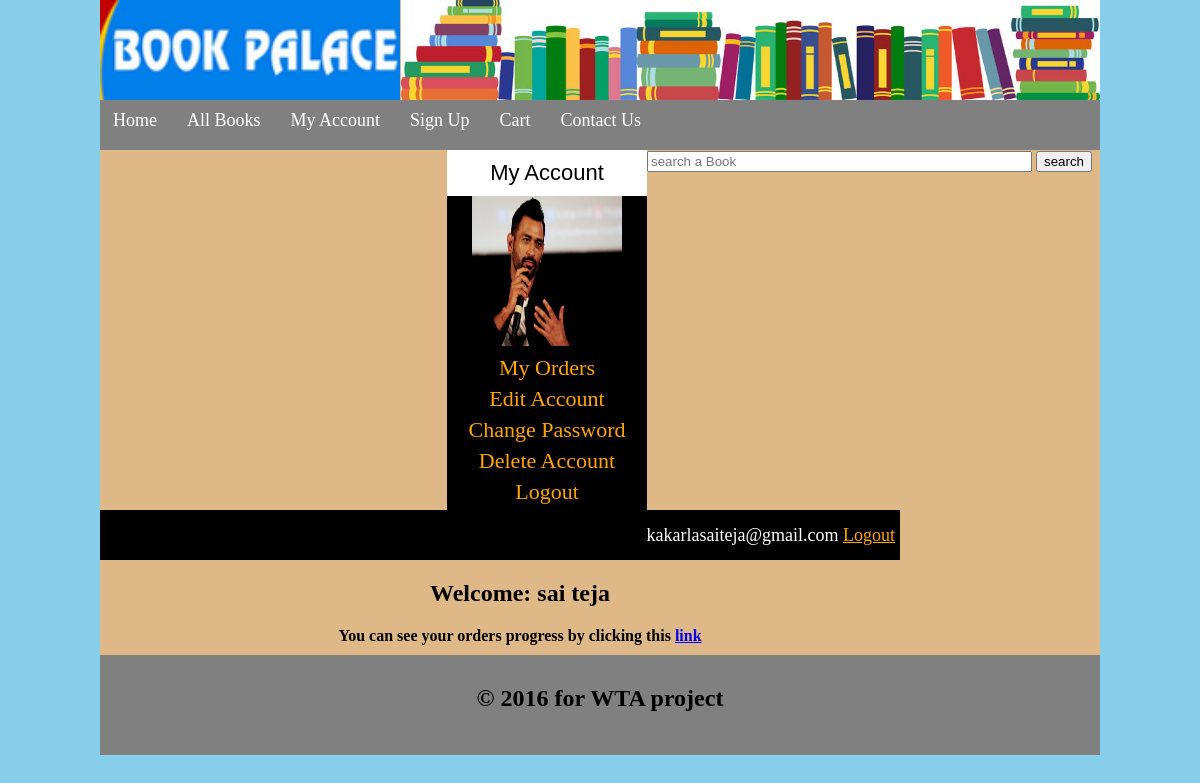
Screenshot of /customer/my_account.php (signed in) with the database file from the repository.
### tables this page shows
CREATE TABLE `customer` (
  `customer_id` int(11) NOT NULL,
  `customer_ip` varchar(255) NOT NULL,
  `customer_name` text NOT NULL,
  `customer_email` varchar(100) NOT NULL,
  `customer_pass` varchar(100) NOT NULL,
  `customer_country` text NOT NULL,
  `customer_city` text NOT NULL,
  `customer_contact` varchar(255) NOT NULL,
  `customer_image` text NOT NULL,
  `customer_address` text NOT NULL
);

### customer/my_account.php (the view, shortened to what this page needs)
<!DOCTYPE html>
<?php
include("functions/functions.php");
?>
<html>
<head>
	<link rel="stylesheet" href="styles/style.css"  media="all"/>
</head>
<body>
	<div class="main_wrapper">
		<div class="header_wrapper">
		<img id="logo" src="images/logo.png" />
		<img id="banner" src="images/books.jpg" />
		</div>
		<div class="menubar">
			<ul id="menu">
				<li><a href="../index.php">Home</a></li>
				<li><a href="../all_books.php">All Books</a></li>
				<li><a href="my_account.php">My Account</a></li>
				<li><a href="../customer_register.php">Sign Up</a></li>
				<li><a href="../cart.php">Cart</a></li>
				<li><a href="../contact_us.php">Contact Us</a></li>
			</ul>
			<div id="form">
				<form method="get" action="results.php" enctype="multipart/form-data">
					<input type="text" name="user_query" size="45" placeholder="search a Book"/>
					<input type="submit" name="search" value="search"/>
				</form>
			</div>
		</div>
		<div class="content_wrapper">
		<div id="sidebar">
			<div id="sidebar_title" style="text-align:center">My Account</div>
			<ul id="cats">
			<?php
				 $user = $_SESSION['customer_email'];
				$get_img = "select * from customer where customer_email='$user'";
				$run_img = mysqli_query($con, $get_img);
				$row_img = mysqli_fetch_array($run_img);
				$c_image = $row_img['customer_image'];
				$c_name = $row_img['customer_name'];
				echo "<p style='text-align:center;'><img src='customer_images/$c_image' width='150' height='150'/></p>";
				?>
				<li><a href="my_account.php?my_orders">My Orders</a></li>
				<li><a href="my_account.php?edit_account">Edit Account</a></li>
				<li><a href="my_account.php?change_pass">Change Password</a></li>
				<li><a href="my_account.php?delete_account">Delete Account</a></li>
				<li><a href="logout.php">Logout</a></li>
			</ul>
		</div>
		<div id="content_area">
		<div id="shopping_cart">
			<span style="float:right; font-size:18px; line-height:40px; padding:5px;">
			<?php
					if(isset($_SESSION['customer_email'])){
					echo $_SESSION['customer_email'] ;
					}
					?>
			<?php
					if(!isset($_SESSION['customer_email'])){
					echo "<a href='checkout.php' style='color:orange;'>Login</a>";
					}
					else {
					echo "<a href='logout.php' style='color:orange;'>Logout</a>";
					}
					?>
			</span>
		</div>
			<div id="book_box">
				<?php
				if(!isset($_GET['my_orders'])){
					if(!isset($_GET['edit_account'])){
						if(!isset($_GET['change_pass'])){
							if(!isset($_GET['delete_account'])){
				echo "
				<h2 style='padding:20px;'>Welcome:  $c_name </h2>
				<b>You can see your orders progress by clicking this <a href='my_account.php?my_orders'>link</a></b>";
				}
				}
				}
				}
				?>
			</div>
		</div>
		</div>
		<div id="footer">
		<h2 style="text-align:center; padding-top:30px; ">&copy; 2016 for WTA project </h2>
		</div>
	</div >
</body>
</html>

### customer/styles/style.css (style rules this page uses)
html, body, div, span, applet, object, iframe, h1, h2, h3, h4, h5, h6, p, blockquote, pre, a, abbr, acronym, address, big, cite, code, del, dfn, em, img, ins, kbd, q, s, samp, small, strike, strong, sub, sup, tt, var, b, u, i, center, dl, dt, dd, ol, ul, li, fieldset, form, label, legend, table, caption, tbody, tfoot, thead, tr, th, td, article, aside, canvas, details, embed, figure, figcaption, footer, header, hgroup, menu, nav, output, ruby, section, summary, time, mark, audio, video { margin: 0; padding: 0; border: 0; vertical-align: baseline; }
body { background:skyblue; }
.main_wrapper { width:1000px; height:auto; margin:auto; background:BurlyWood; }
.header_wrapper { width:1000px; height:100px; margin:auto; }
#logo { float:left; height:100px; width:300px; }
#banner { float:right; width:699px; height:100px; }
.menubar { width:1000px; height:50px; background:gray; color:white; }
#menu { padding:0; margin:0; line-height:40px; float:left; }
#menu li { list-style:none; display:inline; }
#menu a { text-decoration:none; color:white; padding:8px; margin:5px; font-size:18px; font-family:COMIC SANS MS; }
#form { float:right; padding-right:8px; line-height:40px; }
.content_wrapper { width:1000px; height:auto; margin:auto; background:BurlyWood; }
#content_area { width:800px; float:left; background:BurlyWood; }
#sidebar { width:200px; background:black; float:right; }
#sidebar_title { background:white; color:black; font-size:22px; font-family:arial; padding:10px; }
#cats { padding:0; text-align:center; }
#cats li { list-style:none; margin:5px; display:block; }
#cats a { color:orange; text-align:center; font-size:22px; font-family:COMIC SANS MS; text-decoration:none; }
#footer { width:1000px; height:100px; background:gray; clear:both; }
#book_box { width:780px; text-align:center; margin-left:30px; margin-bottom:10px }
#shopping_cart { width:800px; height:50px; background:black; color:white; }

### rows the page displays
customer: customer_image (picture), customer_name "sai teja"

### other values shown
$_SESSION['customer_email'] "kakarlasaiteja@gmail.com"
